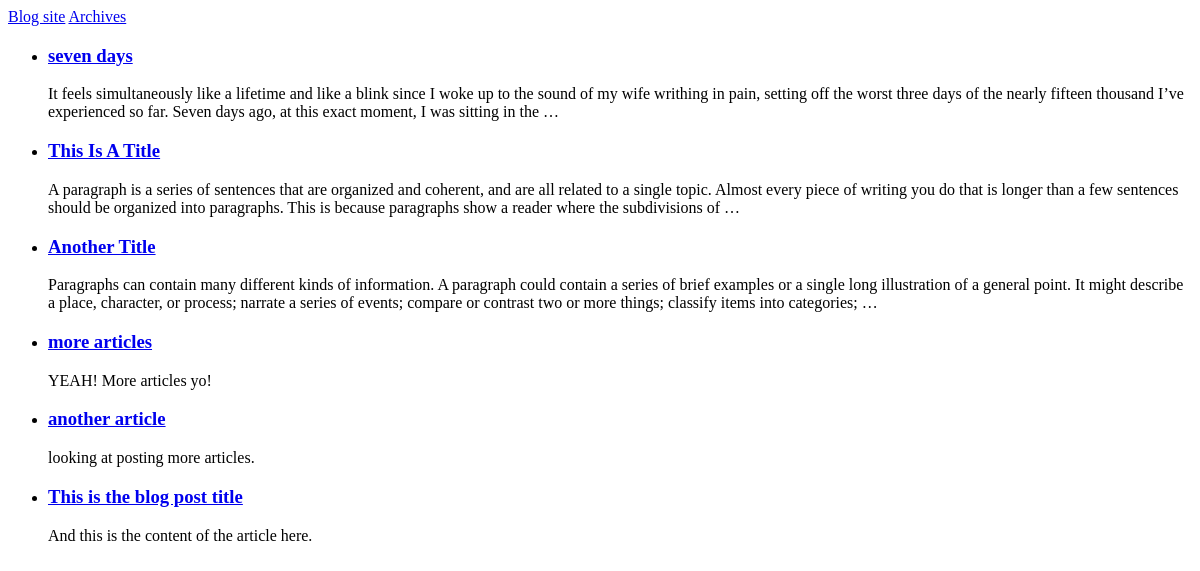
/archives/, run on an earlier commit of the app's database.
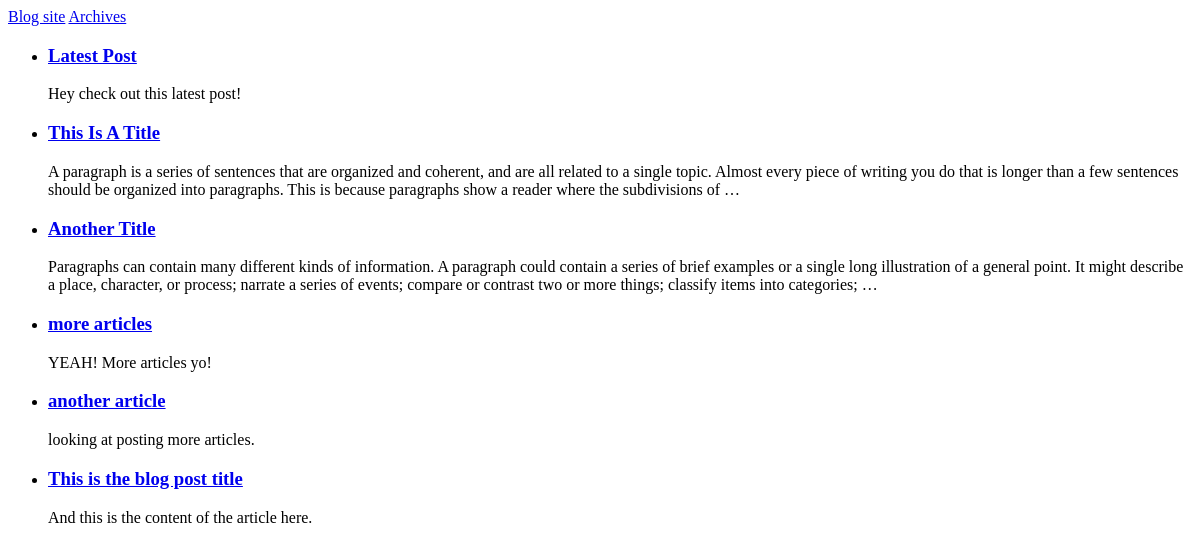
And on a later commit of the database.
### blogs/models.py (models this page shows, shortened)
class Posts(models.Model):
    title = models.CharField(max_length=400)    #blog article title
    text = models.TextField()                   #blog article content
    date_added = models.DateTimeField(auto_now_add=True)

### blogs/views.py (the view)
# urls.py: url(r'^archives/$', views.archives, name = 'archives'),
def archives(request):
    archives = Posts.objects.order_by('-date_added')
    context = {'archives': archives}
    return render(request, 'blogs/archives.html', context)

### blogs/templates/blogs/archives.html
{% extends "blogs/base.html" %}
{% block content %}
  <ul>
    {% for article in archives %}
      <li>
        <h3><a href = "{% url 'blogs:article' article.id %}">{{ article.title }}</a></h3>
        <p>{{ article.text|truncatewords:50 }}</p>
      </li>
    {% endfor %}
  </ul>
{% endblock content %}

What changed in the data, as far as the page shows it:
changed Posts: title "seven days" → "Latest Post"; text "It feels simultaneously like a lifetime and like a blink since I woke up to the sound of my wife writhing in pain, setting off the worst three days of the nearly fifteen thousand I’ve experienced so far. Seven days ago, at this exact moment, I was sitting in the …" → "Hey check out this latest post!"
